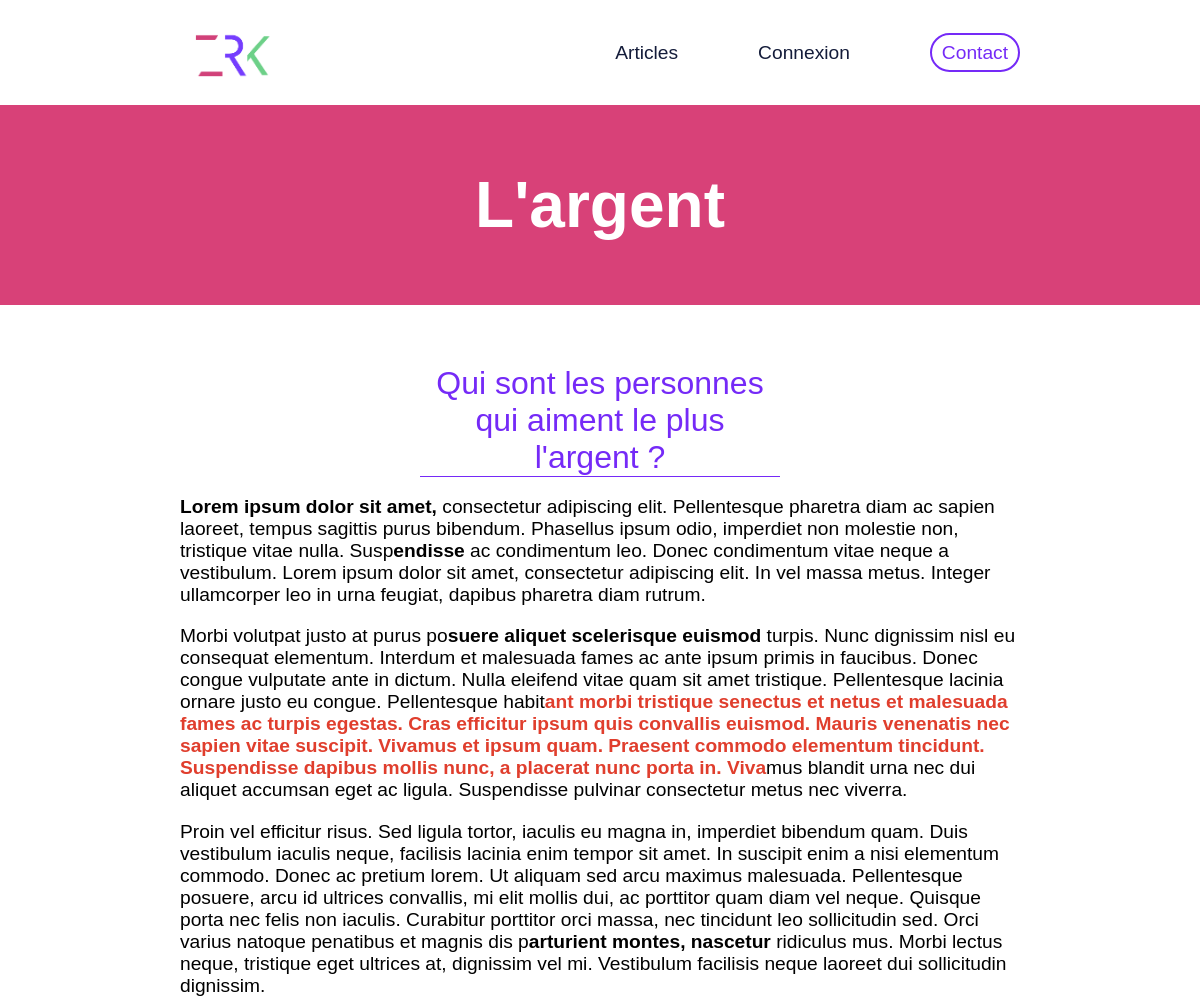
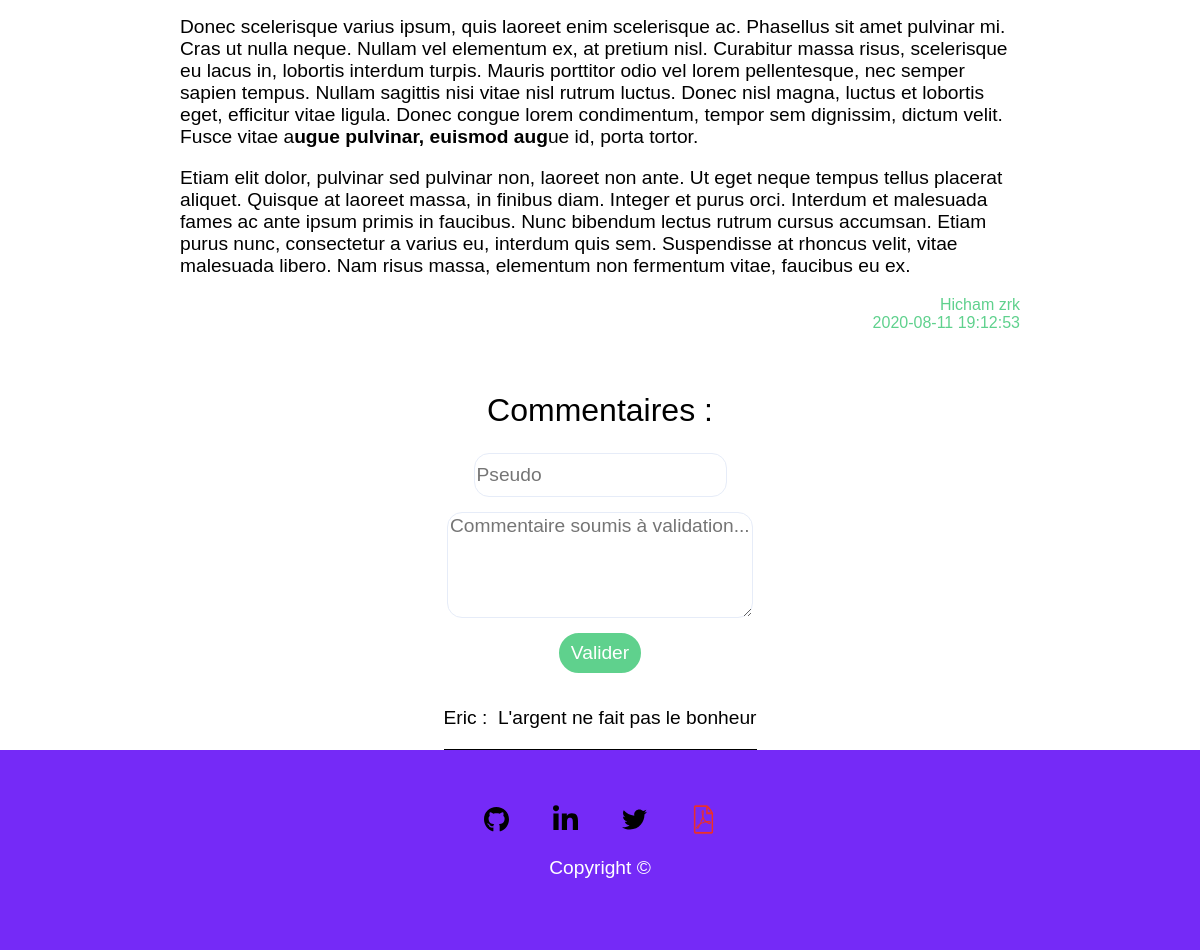
Screenshot of /posts/post/115 with the database file from the repository (2 pictures, top to bottom).
### tables this page shows
CREATE TABLE `b_post` (
  `p_id` int(11) NOT NULL,
  `u_id` int(11) NOT NULL,
  `p_author` varchar(255) NOT NULL DEFAULT 'Hicham Zrk',
  `p_title` varchar(255) NOT NULL,
  `p_chapo` text NOT NULL,
  `p_content` longtext NOT NULL,
  `p_added_datetime` datetime NOT NULL DEFAULT CURRENT_TIMESTAMP,
  `p_update_datetime` datetime DEFAULT NULL
);

CREATE TABLE `b_comment` (
  `c_id` int(11) NOT NULL,
  `p_id` int(11) NOT NULL,
  `c_pseudo` varchar(255) NOT NULL,
  `c_added_datetime` datetime NOT NULL DEFAULT CURRENT_TIMESTAMP,
  `c_content` text NOT NULL,
  `c_validation` tinyint(1) NOT NULL DEFAULT '0'
);

### Controllers/Controller.php (called while the page is built, shortened)
<?php
	abstract class Controller{
		public function render(string $fichier, array $data = []){
		    extract($data);
		    require_once(ROOT.'/Views/'.$fichier.'.php');
		    require_once(ROOT.'/Views/default.php');
		}
	}

### Controllers/PostsController.php (called while the page is built, shortened)
<?php
	class PostsController extends Controller
	{
		public function post($parameter){
			$id = strip_tags($parameter[0]);
			$posts = new PostManager;
			$post = $posts->find($id, 'p_id');
			$commentManager = new CommentManager;
			$comments = $commentManager->findBy([
				'p_id' => $id,
				'c_validation' => 1
			]);
			$this->render('post/index', compact('post','comments'));
		}
	}

### Public/index.php (called while the page is built, shortened)
<?php
	$app = new Main();
	$app->start();
?>

### Models/PostManager.php (called while the page is built, shortened)
<?php
	class PostManager extends Manager
	{
		Public function __construct()
	    {
	        $this->table = 'b_post';
	    }
	}

### Core/Db/Db.php (called while the page is built, shortened)
<?php
	class Db extends PDO
	{
		private static $instance;
		private function __construct(){
			$_dsn = 'mysql:dbname='. self::DBNAME . ';host=' . self::DBHOST;
		}
		public static function getInstance():self{
			if (self::$instance === null)
				{
					self::$instance = new self();
				}
			return self::$instance;
		}
	}

### Models/Manager.php (called while the page is built, shortened)
<?php
	class Manager extends Db{
		protected $table;
		public function requete(string $sql, array $attributs = null)
		{
		    $this->db = Db::getInstance();
		    if($attributs !== null){
		        $query = $this->db->prepare($sql);
		        $query->execute($attributs);
		        return $query;
		    }else{
		        return $this->db->query($sql);
		    }
		}
		public function findBy(array $criteres)
		{
			$champs = [];
			$valeurs = [];
			foreach ($criteres as $champ => $valeur) {
				$champs[] = "$champ = ?";
				$valeurs[] = $valeur;
			}
			$liste_champs = implode('AND ', $champs);
			return $this->requete("SELECT * FROM {$this->table} WHERE $liste_champs", $valeurs)->fetchAll();
		}
		public function find($id, $table)
		{
			return $this->requete("SELECT * FROM {$this->table} WHERE $table = $id")->fetch();
		}
	}

### Models/CommentManager.php (called while the page is built, shortened)
<?php
	class CommentManager extends Manager
	{
		Public function __construct()
	    {
	        $this->table = 'b_comment';
	    }
	}

### Views/post/index.php (the view, shortened to what this page needs)
<article class="post">
	<h1><?= $post->p_title ?></h1>
	<h2><?= $post->p_chapo ?></h2>
	<div class="post-content">
		<p><?= $post->p_content ?></p>
	</div>
	<div class="post-author">
		<p><?= $post->p_author ?></p>
		<p><?= $post->p_added_datetime ?></p>
	</div>
</article>
<form method="POST" class="post-form">
	<h2>Commentaires : </h2>
	<input type="text" name="c_pseudo" placeholder="Pseudo" required>
	<textarea type="text" name="c_content" placeholder="Commentaire soumis à validation..." required></textarea>
	<button> Valider </button>
</form>
<article class="post-comments">
		<?php foreach ($comments as $comment):?>
			<div class="post-comment">
				<p><?= $comment->c_pseudo ?> : &nbsp</p>
				<p><?= $comment->c_content ?></p>
			</div>
		<?php endforeach ?>
</article>

### Public/css/style.css (style rules this page uses)
body { margin: 0px; }
h1 { font-family: eurostile, sans-serif; font-weight: 700; font-style: normal; font-size: 4em; margin: 0; }
h2 { font-family: eurostile, sans-serif; font-weight: 400; font-style: normal; font-size: 2em; margin: 0; }
button { font-family: europa-light, sans-serif; font-weight: 300; font-style: normal; text-decoration: none; font-size: 1.2em; padding: 7px; padding-left: 10px; padding-right: 10px; }
p { font-family: eurostile-condensed, sans-serif; font-weight: 400; font-family: eurostile, sans-serif; font-weight: 400; font-style: normal; font-size: 1.2em; }
input { font-family: eurostile-condensed, sans-serif; font-weight: 400; font-family: eurostile, sans-serif; font-weight: 400; border: 1px solid; border-color: #E6ECF8; border-radius: 15px; height: 40px; font-size: 1.2em; }
textarea { font-family: eurostile-condensed, sans-serif; font-weight: 400; font-family: eurostile, sans-serif; font-weight: 400; border: 1px solid; border-color: #E6ECF8; border-radius: 15px; font-size: 1.2em; }
.post h1 { display: flex; justify-content: center; align-items: center; color: #FFFFFF; background-color: #d84178; height: 200px; }
.post h2 { text-align: center; display: flex; justify-content: center; align-items: center; color: #752af7; border-bottom: 1px #752af7 solid; margin-left: 35%; margin-right: 35%; margin-bottom: 1%; margin-top: 5%; }
.post-content { margin-right: 15%; margin-left: 15%; }
.post-author { margin-bottom: 0; margin-right: 15%; display: flex; flex-direction: column; justify-content: center; text-align: right; color: #5fd18d; }
.post-author p { margin: 0; font-size: 1em; }
.post-form { display: flex; justify-content: center; align-items: center; flex-direction: column; }
.post-form h2 { margin-top: 5%; margin-bottom: 2%; }
.post-form textarea { margin-top: 15px; margin-bottom: 15px; width: 25%; height: 100px; }
.post-comments { margin-left: 25%; margin-right: 25%; display: flex; justify-content: center; align-items: center; flex-direction: column; }
.post-comment { display: flex; justify-content: center; align-items: center; border-bottom: 1px solid; border-color: black; }
.post-form button { color: #FFFFFF; border: 2px solid; border-radius: 561651px; border-color: #5fd18d; background-color: #5fd18d; padding: 7px; padding-left: 10px; padding-right: 10px; margin-bottom: 15px; }

### rows the page displays
b_post: p_title "L'argent", p_chapo "Qui sont les personnes qui aiment le plus l'argent ?", p_content "Lorem ipsum dolor sit amet, consectetur adipiscing elit. Pellentesque pharetra diam ac sapien laoreet, tempus sagittis purus bibendum. Phasellus ipsum odio, imperdiet non molestie non, tristique vitae nulla. Susp endisse ac condimentum leo. Donec condimentum vitae neque a vestibulum. Lorem ipsum dolor sit amet, consectetur adipiscing elit. In vel massa metus. Integer ullamcorper leo in urna feugiat, dapibus pharetra diam rutrum. Morbi volutpat justo at purus po suere aliquet scelerisque euismod turpis. Nunc dignissim nisl eu consequat elementum. Interdum et malesuada fames ac ante ipsum primis in faucibus. Donec congue vulputate ante in dictum. Nulla eleifend vitae quam sit amet tristique.…", p_author "Hicham zrk", p_added_datetime "2020-08-11 19:12:53"
b_comment: c_pseudo "Eric", c_content "L'argent ne fait pas le bonheur"
